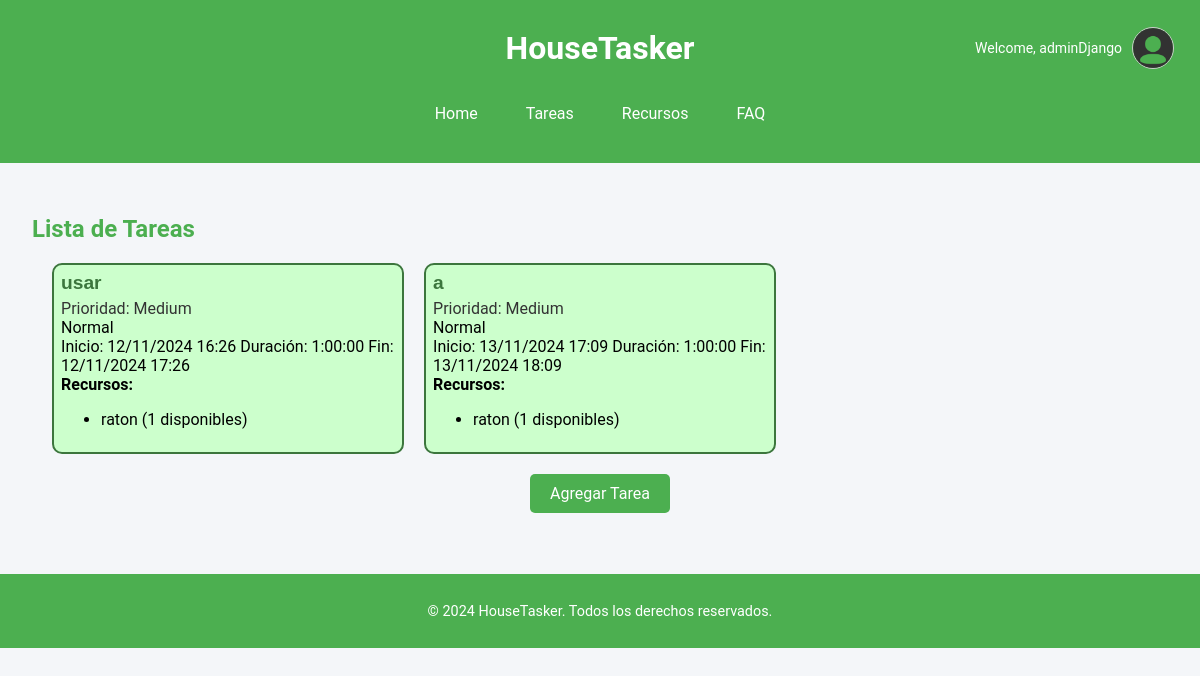
/tasks/ (signed in), run on an earlier commit of the app's database.
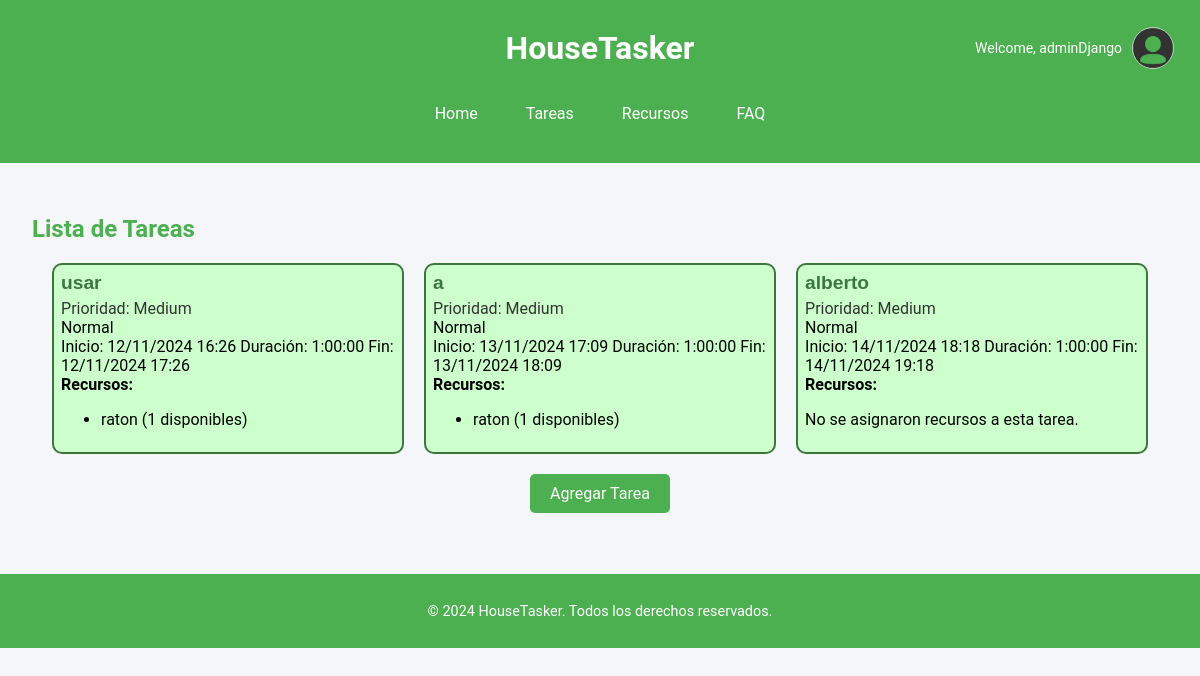
And on a later commit of the database.
### appHouseTasker/models.py (models this page shows, shortened)
class Task(models.Model):
    LOW = 'Low'
    MEDIUM = 'Medium'
    HIGH = 'High'
    PRIORITY_CHOICES = [
        (LOW, 'Low'),
        (MEDIUM, 'Medium'),
        (HIGH, 'High'),
    ]
    title = models.CharField(max_length=255)
    description = models.TextField(blank=True, null=True)
    priority = models.CharField(max_length=6, choices=PRIORITY_CHOICES, default=MEDIUM)
    start_date = models.DateTimeField(default=timezone.now)
    duration = models.DurationField()
    completed = models.BooleanField(default=False)
    resources = models.ManyToManyField('Resource', related_name="tasks", blank=True)
    created_by = models.ForeignKey(CustomUser, on_delete=models.CASCADE)
    is_overlapping = models.BooleanField(default=False)
    def end_date(self):
        return self.start_date + self.duration

class Resource(models.Model):
    CATEGORY_CHOICES = [
        ('cleaning', 'Limpieza'),
        ('vehicle', 'Vehículo'),
        ('kitchen', 'Cocina'),
        ('others', 'Otros'),
    ]
    name = models.CharField(max_length=100, unique=True, help_text="Nombre del recurso, e.g., Jabon, Coche, Llaves.")
    description = models.TextField(blank=True, help_text="Descripción opcional del recurso y sus características.")
    quantity = models.PositiveIntegerField(default=1, help_text="Cantidad disponible de este recurso.")
    category = models.CharField(max_length=50, choices=CATEGORY_CHOICES, default='others', help_text="Categoría del recurso.")
    is_available = models.BooleanField(default=True, help_text="Indica si el recurso está disponible para uso.")

### appHouseTasker/views.py (the view)
# urls.py: path('tasks/', views.task_list, name='task_list'),  # List all tasks
@login_required
def task_list(request):
    tasks = Task.objects.all()
    for task in tasks:
        overlapping = False
        task_end_date = task.start_date + task.duration
        for resource in task.resources.all():
            overlapping_count = sum(
                1 for t in resource.tasks.exclude(id=task.id)
                if not (t.start_date >= task_end_date or t.start_date + t.duration <= task.start_date)
            )
            if overlapping_count >= resource.quantity:
                overlapping = True
                break
        task.is_overlapping = overlapping
        task.save()
    return render(request, 'task_list.html', {'tasks': tasks})

### appHouseTasker/templates/task_list.html (shortened to what this page needs)
{% extends "base.html" %}
{% load static %}
{% block head %}
<link rel="stylesheet" href="{% static 'css/task_list.css' %}">
{% endblock %}
{% block main %}
<h2>Lista de Tareas</h2>
<div class="task-container">
  {% for task in tasks %}
    <div class="task-item {% if task.is_overlapping %}task-overlapping{% else %}task-ok{% endif %}">
      <a href="{% url 'task_detail' task.id %}">{{ task.title }}</a>
      <span class="priority">Prioridad: {{ task.get_priority_display }}</span>
      {% if task.is_overlapping %}
        <span class="status">En conflicto</span>
      {% else %}
        <span class="status">Normal</span>
      {% endif %}
      <div class="task-dates">
        <span class="start-date">Inicio: {{ task.start_date|date:"d/m/Y H:i" }}</span>
        <span class="duration">Duración: {{ task.duration }}</span>
        <span class="end-date">Fin: {{ task.end_date|date:"d/m/Y H:i" }}</span>
      </div>
      <div class="task-resources">
        <strong>Recursos:</strong>
        {% if task.resources.all %}
          <ul>
            {% for resource in task.resources.all %}
              <li>{{ resource.name }} ({{ resource.quantity }} disponibles)</li>
            {% endfor %}
          </ul>
        {% else %}
          <p>No se asignaron recursos a esta tarea.</p>
        {% endif %}
      </div>
    </div>
  {% empty %}
    <p>No se encontraron tareas.</p>
  {% endfor %}
</div>
<div class="add-task-button-container">
  <a href="{% url 'task_create' %}" class="add-task-button">Agregar Tarea</a>
</div>
{% endblock %}

What changed in the data, as far as the page shows it:
added Task: title "alberto", priority "Medium", is_overlapping "Normal", start_date "14/11/2024 18:18", duration "1:00:00", end_date "14/11/2024 19:18", shows "No se asignaron recursos a esta tarea."
